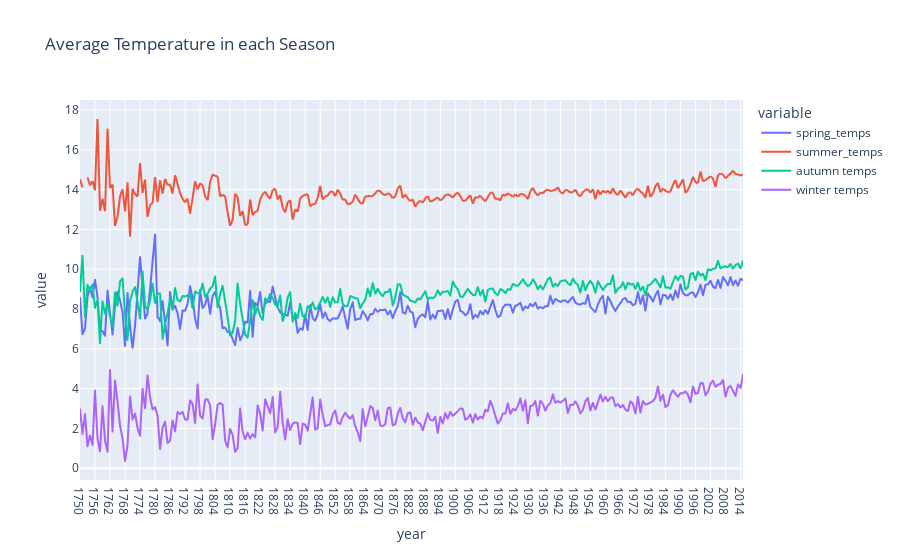

Here is the notebook cell this chart was saved with:
### Code cell
fig2 = px.line(season, x = 'year', y = ['spring_temps', 'summer_temps', 'autumn temps', 'winter temps'], title = 'Average Temperature in each Season')
fig2.show()

### Figure 1 — Plotly figure (JSON) as saved in the notebook; plotly's stock layout.template omitted (floating-point values rounded to 4 significant figures; data arrays with more than 128 entries replaced by an {"elided": "..."} marker saying what was removed)
{"data": [{"hovertemplate": "variable=spring_temps<br>year=%{x}<br>value=%{y}<extra></extra>", "legendgroup": "spring_temps", "line": {"color": "#636efa", "dash": "solid"}, "marker": {"symbol": "circle"}, "mode": "lines", "name": "spring_temps", "showlegend": true, "type": "scattergl", "x": {"elided": "266 str values"}, "xaxis": "x", "y": {"elided": "266 float values"}, "yaxis": "y"}, {"hovertemplate": "variable=summer_temps<br>year=%{x}<br>value=%{y}<extra></extra>", "legendgroup": "summer_temps", "line": {"color": "#EF553B", "dash": "solid"}, "marker": {"symbol": "circle"}, "mode": "lines", "name": "summer_temps", "showlegend": true, "type": "scattergl", "x": {"elided": "266 str values"}, "xaxis": "x", "y": {"elided": "266 float values"}, "yaxis": "y"}, {"hovertemplate": "variable=autumn temps<br>year=%{x}<br>value=%{y}<extra></extra>", "legendgroup": "autumn temps", "line": {"color": "#00cc96", "dash": "solid"}, "marker": {"symbol": "circle"}, "mode": "lines", "name": "autumn temps", "showlegend": true, "type": "scattergl", "x": {"elided": "266 str values"}, "xaxis": "x", "y": {"elided": "266 float values"}, "yaxis": "y"}, {"hovertemplate": "variable=winter temps<br>year=%{x}<br>value=%{y}<extra></extra>", "legendgroup": "winter temps", "line": {"color": "#ab63fa", "dash": "solid"}, "marker": {"symbol": "circle"}, "mode": "lines", "name": "winter temps", "showlegend": true, "type": "scattergl", "x": {"elided": "266 str values"}, "xaxis": "x", "y": {"elided": "266 float values"}, "yaxis": "y"}], "layout": {"legend": {"title": {"text": "variable"}, "tracegroupgap": 0}, "title": {"text": "Average Temperature in each Season"}, "xaxis": {"anchor": "y", "domain": [0, 1], "title": {"text": "year"}}, "yaxis": {"anchor": "x", "domain": [0, 1], "title": {"text": "value"}}}}
